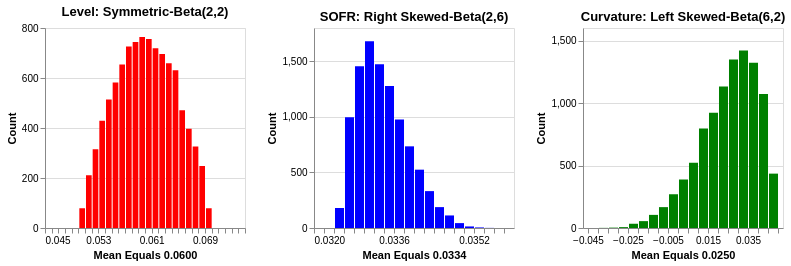

Notebook source saved alongside this figure:
### Markdown cell above
### 📊 Plotting 'The Beliefs' via the Copula Engine
With our arrays mapped, we translate the standard $[0, 1]$ beta outputs into real-world interest rate boundaries. The final step scales these outputs to their respective financial ranges, tracking exactly how our macro view reshapes our simulated distribution paths.

### Code cell
mins = np.array([0.050, 0.03, -0.0500])
maxs = np.array([0.070,  0.036,  0.0500])
level=0.05+[0.07-0.05]*standard_beta_matrix[:,0]
sofr=0.0325+[0.036-0.0325]*standard_beta_matrix[:,1]
curvature=-0.05+[0.05--0.05]*standard_beta_matrix[:,2]

df1 = pd.DataFrame({'value': level, 'distribution': 'Beta(2,2)'})
df2 = pd.DataFrame({'value': sofr, 'distribution': 'Beta(2,6)'})
df3 = pd.DataFrame({'value': curvature, 'distribution': 'Beta(6,2)'})
alt.data_transformers.disable_max_rows()

def create_chart(data, title, x_min, x_max, color):
    # Calculate the mean dynamically from the dataset
    mean_val = data['value'].mean()
    # Format the x-axis label
    x_label = f"Mean Equals {mean_val:.4f}"

    return alt.Chart(data).mark_bar(color=color).encode(
        alt.X('value:Q',
              bin=alt.Bin(maxbins=30, extent=[x_min, x_max]),
              scale=alt.Scale(domain=[x_min, x_max]),
              title=x_label),  # Use the dynamically created label
        alt.Y('count()', title='Count')
    ).properties(
        width=200,
        height=200,
        title=title
    )

chart1 = create_chart(df1, 'Level: Symmetric-Beta(2,2)',
                      x_min=0.045, x_max=0.075,
                      color='red')
chart2 = create_chart(df2, 'SOFR: Right Skewed-Beta(2,6)',
                      x_min=0.032,
                      x_max=0.036,
                      color='blue')
chart3 = create_chart(df3, 'Curvature: Left Skewed-Beta(6,2)',
                      x_min=-0.0475,
                      x_max=0.0525,
                      color='green')
simulated_results = alt.hconcat(chart1, chart2, chart3).resolve_scale(y='independent')
simulated_results.save('beta_histograms_mean_xlabel.json')
display(simulated_results)

### Figure 1 — Vega-Lite specification as saved in the notebook (floating-point values rounded to 4 significant figures; data arrays with more than 128 entries replaced by an {"elided": "..."} marker saying what was removed)
{"config": {"view": {"continuousWidth": 300, "continuousHeight": 300}}, "hconcat": [{"data": {"name": "data-d8c9d964d954c2392e6a1953be8eac11"}, "mark": {"type": "bar", "color": "red"}, "encoding": {"x": {"bin": {"extent": [0.045, 0.075], "maxbins": 30}, "field": "value", "scale": {"domain": [0.045, 0.075]}, "title": "Mean Equals 0.0600", "type": "quantitative"}, "y": {"aggregate": "count", "title": "Count", "type": "quantitative"}}, "height": 200, "title": "Level: Symmetric-Beta(2,2)", "width": 200}, {"data": {"name": "data-1239b926bef30b5b865f72abbc8a53a0"}, "mark": {"type": "bar", "color": "blue"}, "encoding": {"x": {"bin": {"extent": [0.032, 0.036], "maxbins": 30}, "field": "value", "scale": {"domain": [0.032, 0.036]}, "title": "Mean Equals 0.0334", "type": "quantitative"}, "y": {"aggregate": "count", "title": "Count", "type": "quantitative"}}, "height": 200, "title": "SOFR: Right Skewed-Beta(2,6)", "width": 200}, {"data": {"name": "data-5983f0e0bbc30761c028fde4669dea46"}, "mark": {"type": "bar", "color": "green"}, "encoding": {"x": {"bin": {"extent": [-0.0475, 0.0525], "maxbins": 30}, "field": "value", "scale": {"domain": [-0.0475, 0.0525]}, "title": "Mean Equals 0.0250", "type": "quantitative"}, "y": {"aggregate": "count", "title": "Count", "type": "quantitative"}}, "height": 200, "title": "Curvature: Left Skewed-Beta(6,2)", "width": 200}], "resolve": {"scale": {"y": "independent"}}, "$schema": "https://vega.github.io/schema/vega-lite/v5.20.1.json", "datasets": {"data-d8c9d964d954c2392e6a1953be8eac11": {"elided": "10000 records"}, "data-1239b926bef30b5b865f72abbc8a53a0": {"elided": "10000 records"}, "data-5983f0e0bbc30761c028fde4669dea46": {"elided": "10000 records"}}}
